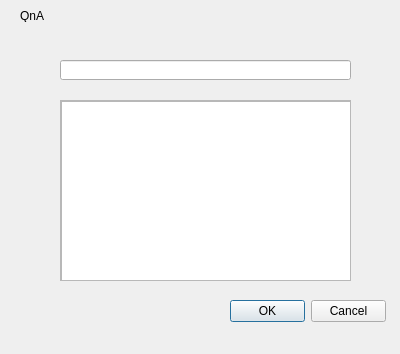
<?xml version="1.0" encoding="UTF-8"?>
<ui version="4.0">
 <class>QNAWriteDialog</class>
 <widget class="QDialog" name="QNAWriteDialog">
  <property name="geometry">
   <rect>
    <x>0</x>
    <y>0</y>
    <width>400</width>
    <height>354</height>
   </rect>
  </property>
  <property name="windowTitle">
   <string>Dialog</string>
  </property>
  <widget class="QDialogButtonBox" name="btn_sendcansel">
   <property name="geometry">
    <rect>
     <x>230</x>
     <y>300</y>
     <width>156</width>
     <height>23</height>
    </rect>
   </property>
   <property name="standardButtons">
    <set>QDialogButtonBox::Cancel|QDialogButtonBox::Ok</set>
   </property>
  </widget>
  <widget class="QLabel" name="label_QnA">
   <property name="geometry">
    <rect>
     <x>20</x>
     <y>10</y>
     <width>56</width>
     <height>12</height>
    </rect>
   </property>
   <property name="text">
    <string>QnA</string>
   </property>
  </widget>
  <widget class="QLineEdit" name="textEdit_title">
   <property name="geometry">
    <rect>
     <x>60</x>
     <y>60</y>
     <width>291</width>
     <height>20</height>
    </rect>
   </property>
  </widget>
  <widget class="QScrollArea" name="scrollArea">
   <property name="geometry">
    <rect>
     <x>60</x>
     <y>100</y>
     <width>291</width>
     <height>181</height>
    </rect>
   </property>
   <property name="widgetResizable">
    <bool>true</bool>
   </property>
   <widget class="QWidget" name="scrollAreaWidgetContents">
    <property name="geometry">
     <rect>
      <x>0</x>
      <y>0</y>
      <width>289</width>
      <height>179</height>
     </rect>
    </property>
    <widget class="QTextEdit" name="textEdit_Write">
     <property name="geometry">
      <rect>
       <x>0</x>
       <y>0</y>
       <width>291</width>
       <height>181</height>
      </rect>
     </property>
    </widget>
   </widget>
  </widget>
 </widget>
 <resources/>
 <connections/>
</ui>
